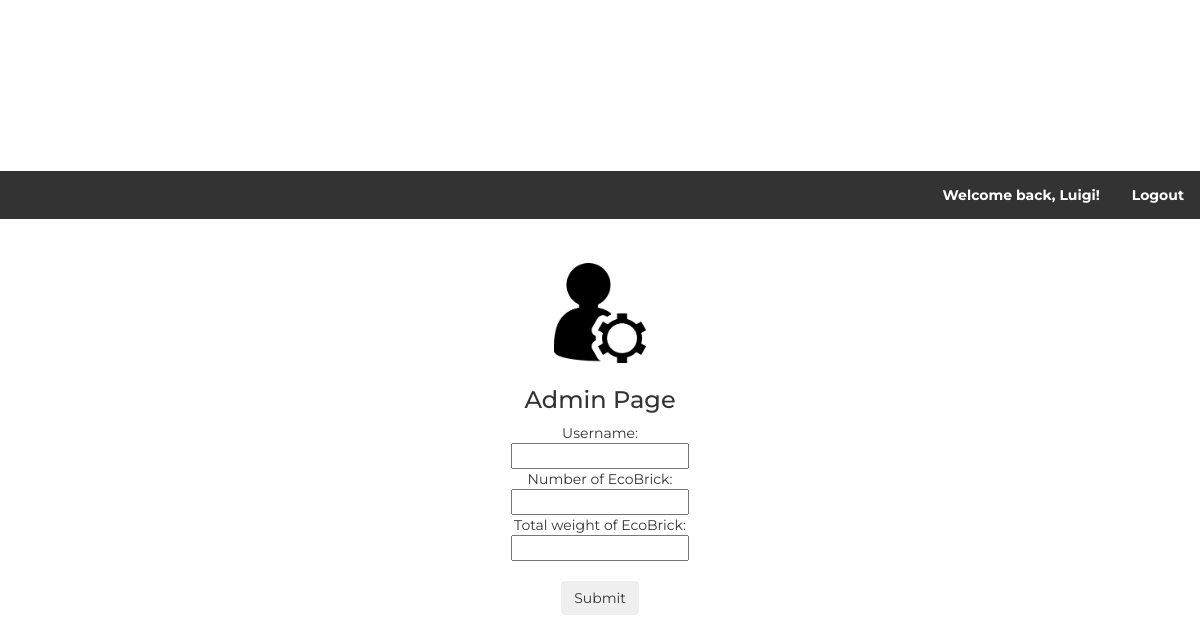
/staff/ (signed in), run on an earlier commit of the app's database.
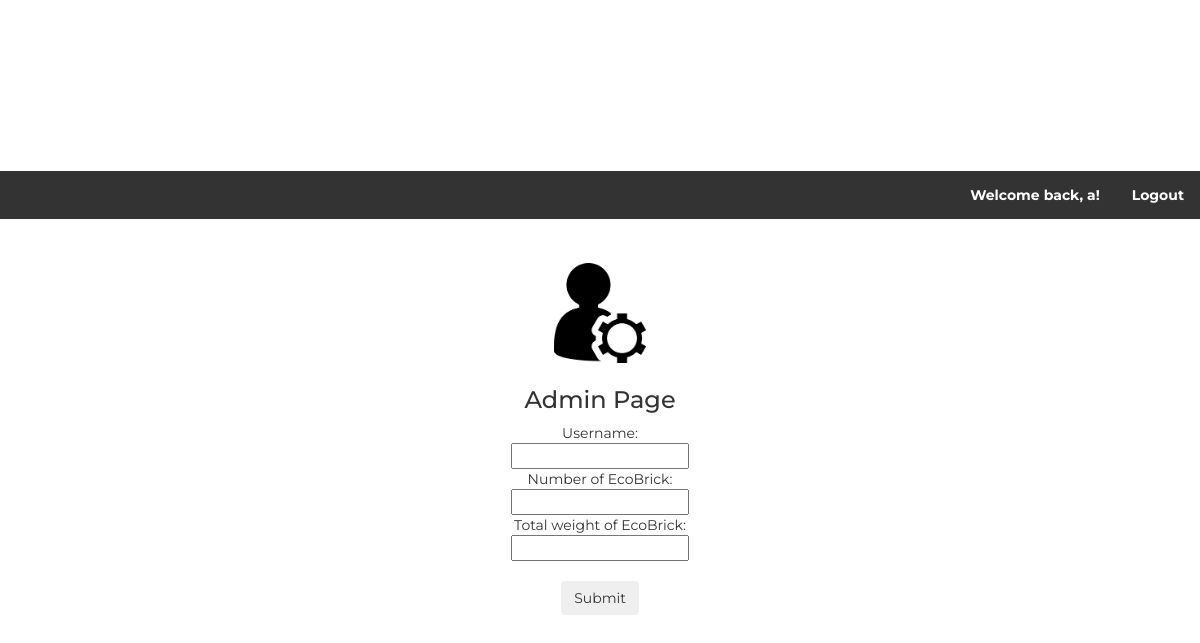
And on a later commit of the database.
### ecobrick/models.py (models this page shows)
class UserDetail(models.Model):
    email = models.EmailField(max_length = 50, unique = True, blank = False, null = True)
    firstName = models.CharField(max_length = 50)
    lastName = models.CharField(max_length = 50)
    address = models.CharField(max_length = 150)
    contactNum = models.CharField(max_length = 50)
    brickNum = models.PositiveIntegerField(default = 0)
    brickWeight = models.PositiveIntegerField(default = 0)
    choices = ((0, 'Staff'), (1, 'Regular User'))
    userType = models.IntegerField(default = 1, choices = choices)
    username = models.CharField(max_length=50)
    password = models.CharField(max_length=50)

### ecobrick/views.py (the view, shortened to what this page needs)
# urls.py: path('staff/',views.staff_view,name="staff"),
def staff_view(request):
    try:
        loggeduser = UserDetail.objects.get(id=request.session['user'])
    except(KeyError, UserDetail.DoesNotExist):
        loggeduser = 0
    all_users = UserDetail.objects.all()
    title = "Staff page"
    success = ""
    return render(request,'admin.html',{'title':title,'success':success,'loggeduser':loggeduser})

### ecobrick/templates/admin.html (shortened to what this page needs)
{% load staticfiles %}
<head>
    <link rel="stylesheet" type="text/css" href="https://maxcdn.bootstrapcdn.com/bootstrap/3.3.1/css/bootstrap.min.css">
         </head>
   <body>
       <ul>
           <li style="float:right"><a href="/logout/">Logout</a></li>
           <li style="float:right"><a href="#">Welcome back, {{loggeduser.firstName}}!</a></li>
       </ul>
            <br><br>
            <div id='container'>
                <img id="tao" src="{% static 'admin.png' %}"><br>
                <h3>Admin Page</h3>
                <div id='map'>
                <form method="POST" onSubmit="myalert()">
                    Username: <br><input type="text" name="userId"><br>
                    Number of EcoBrick: <br><input type="number" name="numEcobrick"><br>
                    Total weight of EcoBrick: <br><input type="number" name="weightEco"><br>
                    <br>
                    <input type="submit" class = "btn btn-dark">
                 </form>
            </div>
            </div>
</body>

What changed in the data, as far as the page shows it:
changed UserDetail: firstName "Luigi" → "a"
